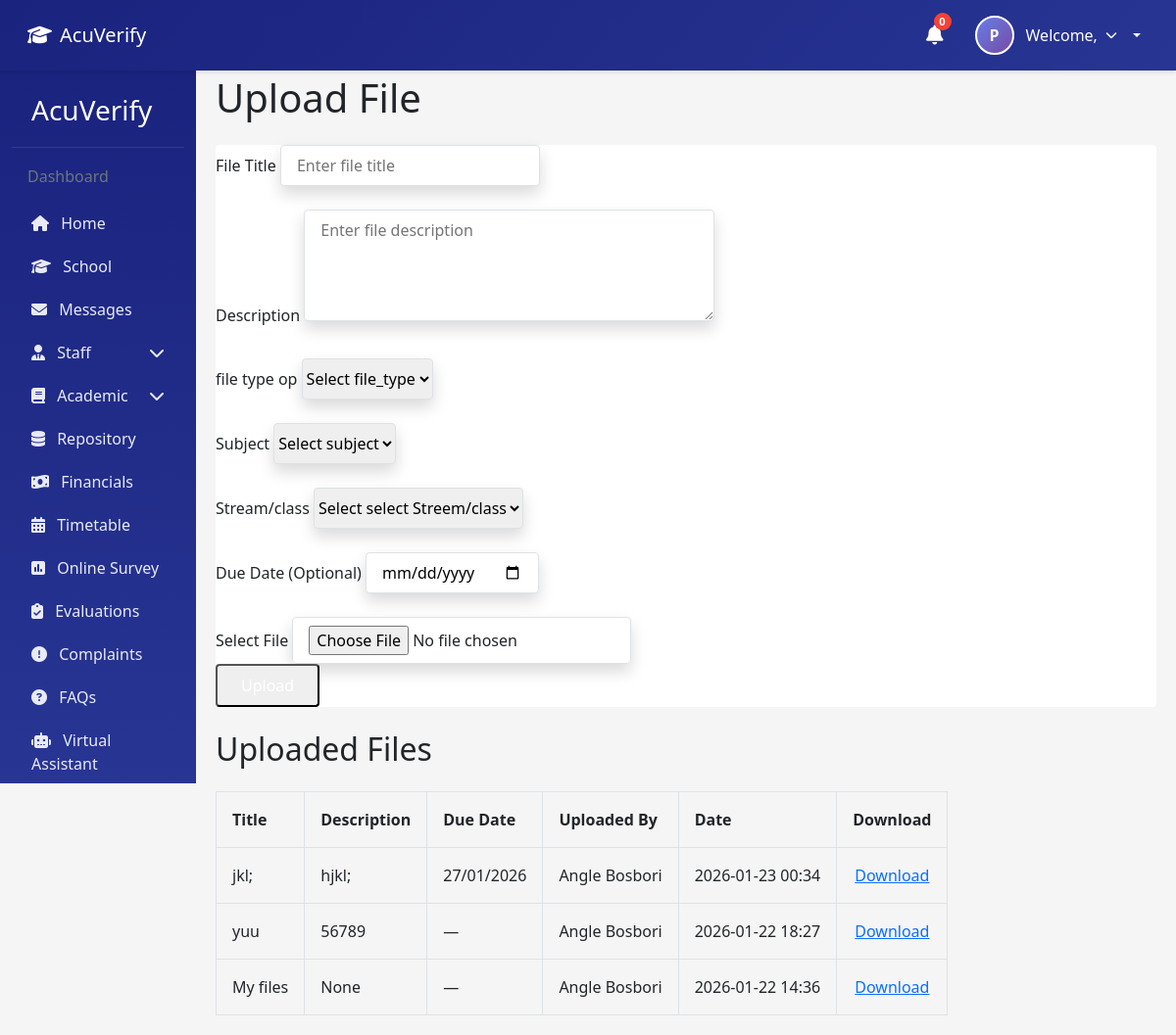
Page /my-upload/ (signed in) on the earlier database version.
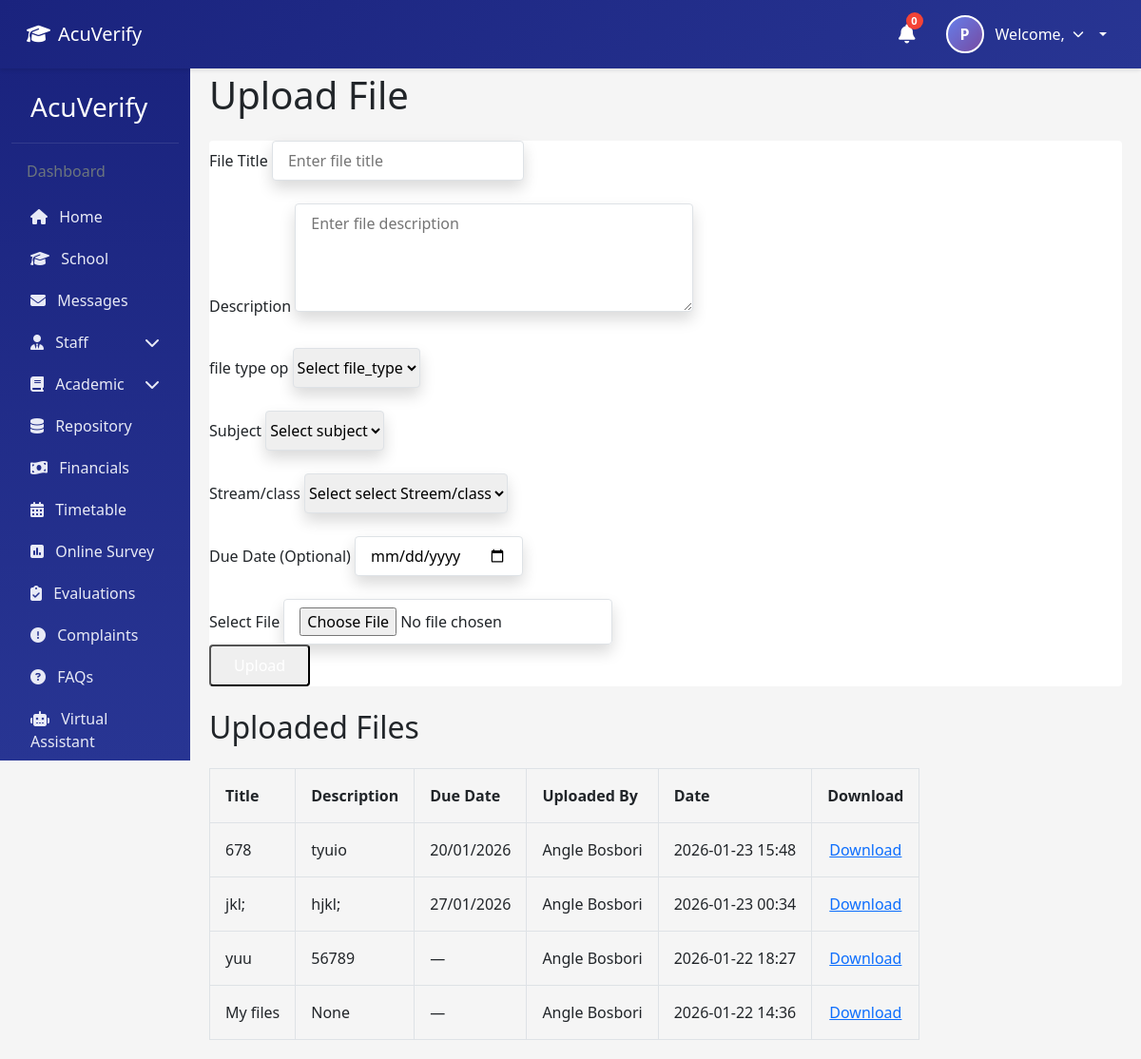
Same page on the later database version.
### AcuVerifyapp/models.py (models this page shows, shortened)
class MyUpload(models.Model):
    title = models.CharField(max_length=255)
    description = models.TextField(blank=True, null=True)
    file = models.FileField(upload_to='myuploaded/')
    due_date = models.DateTimeField(blank=True, null=True)
    uploaded_by = models.ForeignKey(Staff, on_delete=models.CASCADE, null=True, blank=True)
    uploaded_at = models.DateTimeField(auto_now_add=True)
    updated_at = models.DateTimeField(auto_now=True)
    class Meta:
        ordering = ['-uploaded_at']

class Staff(models.Model):
    GENDER_CHOICES = [
        ('M', 'Male'),
        ('F', 'Female'),
    ]
    id=models.AutoField(primary_key=True)
    fname=models.CharField(max_length=255)
    lname=models.CharField(max_length=255)
    email=models.EmailField(max_length=255, validators=[EmailValidator()])
    phone_number=models.CharField(max_length=20, blank=True, null=True)
    date_of_birth=models.DateField(null=True, blank=True)
    gender=models.CharField(max_length=1, choices=GENDER_CHOICES, blank=True, null=True)
    profile_pic=models.ImageField(upload_to='staff_profiles/', blank=True, null=True)
    address=models.TextField()
    subject_specialization=models.ManyToManyField('Subject', blank=True, related_name='specialist_staff')
    position=models.CharField(max_length=255)
    department=models.CharField(max_length=255)
    created_at=models.DateTimeField(auto_now_add=True)
    updated_at=models.DateTimeField(auto_now=True)
    objects = models.Manager()

### AcuVerifyapp/views.py (the view)
# urls.py: path('my-upload/', views.my_upload, name='my_upload'),
@login_required
def my_upload(request):
    try:
        staff = Staff.objects.get(email=request.user.email)
    except Staff.DoesNotExist:
        staff = None
    if request.method == 'POST':
        form = MyUploadForm(request.POST, request.FILES)
        if form.is_valid():
            upload = form.save(commit=False)
            upload.uploaded_by = staff
            upload.save()
            messages.success(request, f'File "{upload.title}" uploaded successfully!')
            return redirect('my_upload')
    else:
        form = MyUploadForm()
    uploads = MyUpload.objects.all()
    context = {
        'form': form,
        'uploads': uploads,
    }
    return render(request, 'my_upload.html', context)

### AcuVerifyapp/templates/my_upload.html (shortened to what this page needs)
{% extends "base.html" %}
{% load widget_tweaks %}
{% block content %}
    <div class="p-8 flex flex-col items-center">
        <h1 class="font-medium leading-tight text-4xl mt-0 mb-4 text-blue-600">Upload File</h1>
        <div class="w-full max-w-md">
            <form method="post" enctype="multipart/form-data" class="bg-white shadow-md rounded px-8 pt-6 pb-8 mb-4">
                <div class="mb-4">
                    <label class="block text-gray-700 text-sm font-bold mb-2" for="id_title">
                        File Title
                    </label>
                    {% render_field form.title class="shadow appearance-none border rounded w-full py-2 px-3 text-gray-700 leading-tight focus:outline-none focus:shadow-outline" %}
                </div>
                <div class="mb-4">
                    <label class="block text-gray-700 text-sm font-bold mb-2" for="id_description">
                        Description
                    </label>
                    {% render_field form.description class="shadow appearance-none border rounded w-full py-2 px-3 text-gray-700 leading-tight focus:outline-none focus:shadow-outline" %}
                </div>
                <div class="mb-4">
                    <lable class="block text-gray-700 text-sm font-bold mb-2" for="id_file_type">
                        file type op
                    </lable>
                    <select name="file_type" id="id_file_type" class="shadow appearance-none border rounded w-full py-2 text-gray-700 leading-tight focus:outline-none focus:shadow-outline">
                        <option value="">Select file_type</option>
                    </select>
                </div>
               <div class="mb-4">
                    <lable class="block text-gray-700 text-sm font-bold mb-2" for="id_file_type">
                        Subject
                    </lable>
                    <select name="file_type" id="id_file_type" class="shadow appearance-none border rounded w-full py-2 text-gray-700 leading-tight focus:outline-none focus:shadow-outline">
                        <option value="">Select subject</option>
                    </select>
                </div>
                 <div class="mb-4">
                    <lable class="block text-gray-700 text-sm font-bold mb-2" for="id_file_type">
                        Stream/class
                    </lable>
                    <select name="file_type" id="id_file_type" class="shadow appearance-none border rounded w-full py-2 text-gray-700 leading-tight focus:outline-none focus:shadow-outline">
                        <option value="">Select select Streem/class</option>
                    </select>
                </div>
                <div class="mb-4">
                    <label class="block text-gray-700 text-sm font-bold mb-2" for="id_due_date">
                        Due Date (Optional)
                    </label>
                    {% render_field form.due_date class="shadow appearance-none border rounded w-full py-2 px-3 text-gray-700 leading-tight focus:outline-none focus:shadow-outline" %}
                </div>
                <div class="mb-6">
                    <label class="block text-gray-700 text-sm font-bold mb-2" for="id_file">
                        Select File
                    </label>
                    {% render_field form.file class="shadow appearance-none border rounded w-full py-2 px-3 text-gray-700 leading-tight focus:outline-none focus:shadow-outline" %}
                </div>
                <div class="flex items-center justify-between">
                    <button class="bg-blue-500 hover:bg-blue-700 text-white font-bold py-2 px-4 rounded focus:outline-none focus:shadow-outline" type="submit">
                    </button>
                </div>
            </form>
        </div>
        {% if uploads %}
            <div class="w-full max-w-4xl mt-8">
                <h2 class="text-2xl font-bold mb-4">Uploaded Files</h2>
                <table class="w-full border-collapse border border-gray-300">
                    <thead>
                        <tr class="bg-gray-200">
                            <th class="border border-gray-300 p-3 text-left">Title</th>
                            <th class="border border-gray-300 p-3 text-left">Description</th>
                            <th class="border border-gray-300 p-3 text-left">Due Date</th>
                            <th class="border border-gray-300 p-3 text-left">Uploaded By</th>
                            <th class="border border-gray-300 p-3 text-left">Date</th>
                            <th class="border border-gray-300 p-3 text-center">Download</th>
                        </tr>
                    </thead>
                    <tbody>
                        {% for upload in uploads %}
                            <tr class="hover:bg-gray-100">
                                <td class="border border-gray-300 p-3">{{ upload.title }}</td>
                                <td class="border border-gray-300 p-3">{{ upload.description|truncatewords:10 }}</td>
                                <td class="border border-gray-300 p-3">
                                    {% if upload.due_date %}
                                        {{ upload.due_date|date:"d/m/Y" }}
                                    {% else %}
                                        —
                                    {% endif %}
                                </td>
                                <td class="border border-gray-300 p-3">
                                    {% if upload.uploaded_by %}
                                        {{ upload.uploaded_by.fname }} {{ upload.uploaded_by.lname }}
                                    {% else %}
                                        Anonymous
                                    {% endif %}
                                </td>
                                <td class="border border-gray-300 p-3">{{ upload.uploaded_at|date:"Y-m-d H:i" }}</td>
                                <td class="border border-gray-300 p-3 text-center">
                                    <a href="{{ upload.file.url }}" target="_blank" class="text-blue-600 hover:underline">Download</a>
                                </td>
                            </tr>
                        {% empty %}
                            <tr>
                                <td colspan="6" class="border border-gray-300 p-3 text-center text-gray-500">No files uploaded yet</td>
                            </tr>
                        {% endfor %}
                    </tbody>
                </table>
            </div>
        {% endif %}
    </div>
{% endblock %}

### AcuVerifyapp/templates/base.html (shortened to what this page needs)
<!DOCTYPE html>
<html lang="en">
<head>
    <link href="https://cdn.jsdelivr.net/npm/bootstrap@5.1.3/dist/css/bootstrap.min.css" rel="stylesheet">
    <link rel="stylesheet" href="https://cdnjs.cloudflare.com/ajax/libs/font-awesome/6.4.0/css/all.min.css">
</head>
<body>
    {% block navbar %}
    <nav class="navbar navbar-expand-lg navbar-custom">
        <div class="container-fluid">
            <div class="d-flex align-items-center">
                <a class="navbar-brand d-flex align-items-center" href="{% url 'home' %}">
                    <i class="fas fa-graduation-cap me-2"></i>
                    <span class="d-none d-sm-inline">AcuVerify</span>
                </a>
            </div>
            {% if user.is_authenticated %}
            <div class="user-info">
                <div class="notification-bell" title="Notifications">
                    <i class="fas fa-bell"></i>
                    <span class="notification-badge">0</span>
                </div>
                <div class="user-profile dropdown-toggle" data-bs-toggle="dropdown" aria-expanded="false">
                    {% if profile_pic_url %}
                    <div class="profile-picture" style="overflow:hidden;">
                        <img src="{{ profile_pic_url }}" alt="{{ user.username }}" style="width:100%;height:100%;object-fit:cover;display:block;" />
                    </div>
                    {% else %}
                    <div class="profile-picture">
                        {{ profile_initials }}
                    </div>
                    {% endif %}
                    <div class="user-name">
                        <span class="user-name-text">Welcome, {{ user.first_name }} {{ user.last_name }}</span>
                        <i class="fas fa-chevron-down dropdown-arrow"></i>
                    </div>
                </div>
            </div>
            {% endif %}
        </div>
    </nav>
    {% endblock %}
    <div class="container-fluid">
        <div class="row">
            {% if user.is_authenticated %}
            <div class="col-md-3 col-lg-2 sidebar" id="sidebar">
                <h3>AcuVerify</h3>
                <h6 class="px-3 mb-3 text-muted">Dashboard</h6>
                {% block sidebar %}
                <a href="{% url 'home' %}"><i class="fas fa-home me-2"></i> Home</a>
                <a href="#"><i class="fas fa-graduation-cap me-2"></i> School</a>
                <a href="#"><i class="fas fa-envelope me-2"></i> Messages</a>
                 {% if user.is_superuser %}
                 <a class="d-flex justify-content-between align-items-center" data-bs-toggle="collapse"
                     href="#staffSubmenu" role="button" aria-expanded="false" aria-controls="staffSubmenu">
                     <span><i class="fas fa-user-tie me-2"></i> Staff</span>
                     <i class="fas fa-chevron-down"></i>
                 </a>
                 {% endif %}
                <a class="d-flex justify-content-between align-items-center" data-bs-toggle="collapse"
                    href="#academicSubmenu" role="button" aria-expanded="false" aria-controls="academicSubmenu">
                    <span><i class="fas fa-book me-2"></i> Academic</span>
                    <i class="fas fa-chevron-down"></i>
                </a>
                <a href="#"><i class="fas fa-database me-2"></i> Repository</a>
                <a href="#"><i class="fas fa-money-bill-wave me-2"></i> Financials</a>
                <a href="#"><i class="fas fa-calendar-alt me-2"></i> Timetable</a>
                <a href="#"><i class="fas fa-poll me-2"></i> Online Survey</a>
                <a href="#"><i class="fas fa-clipboard-check me-2"></i> Evaluations</a>
                <a href="#"><i class="fas fa-exclamation-circle me-2"></i> Complaints</a>
                <a href="#"><i class="fas fa-question-circle me-2"></i> FAQs</a>
                <a href="#"><i class="fas fa-robot me-2"></i> Virtual Assistant</a>
                {% endblock %}
            </div>
            {% endif %}
            <div class="{% if user.is_authenticated %}col-md-9 col-lg-10{% else %}col-12{% endif %} main-content"
                id="mainContent">
                {% block content %}
                {% endblock %}
            </div>
        </div>
    </div>
</body>
</html>

### AcuVerifyapp/templates/base.html (style rules this page uses)
:root { --primary-color: #1a237e; --secondary-color: #283593; --accent-color: #3949ab; }
body { font-family: 'Segoe UI', Tahoma, Geneva, Verdana, sans-serif; background-color: #f5f5f5; padding-top: 56px; }
.sidebar { background: linear-gradient(180deg, var(--primary-color), var(--secondary-color)); min-height: calc(100vh - 56px); color: white; padding-top: 20px; position: sticky; top: 56px; height: calc(100vh - 56px); overflow-y: auto; transition: transform 0.3s ease-in-out; }
.sidebar a { color: #e8eaf6; text-decoration: none; display: block; padding: 10px 20px; transition: all 0.3s; }
.sidebar h3 { padding: 20px; border-bottom: 1px solid rgba(255, 255, 255, 0.1); margin-bottom: 20px; }
.main-content { padding: 20px; transition: margin-left 0.3s ease-in-out; }
.navbar-custom { background: linear-gradient(135deg, var(--primary-color), var(--secondary-color)); color: white; padding: 0.75rem 1rem; box-shadow: 0 2px 4px rgba(0, 0, 0, 0.1); position: fixed; top: 0; left: 0; right: 0; z-index: 1050; }
.navbar-custom .navbar-brand, .navbar-custom .nav-link { color: white; }
.user-info { display: flex; align-items: center; gap: 1rem; }
.notification-bell { position: relative; color: white; font-size: 1.25rem; padding: 0.5rem; cursor: pointer; }
.notification-badge { position: absolute; top: 0; right: 0; background-color: #f44336; color: white; border-radius: 50%; width: 18px; height: 18px; font-size: 0.7rem; display: flex; align-items: center; justify-content: center; font-weight: bold; }
.user-profile { display: flex; align-items: center; gap: 0.75rem; cursor: pointer; padding: 0.25rem 0.5rem; border-radius: 20px; transition: background-color 0.3s; }
.profile-picture { width: 40px; height: 40px; border-radius: 50%; background: linear-gradient(135deg, #667eea 0%, #764ba2 100%); display: flex; align-items: center; justify-content: center; color: white; font-weight: bold; border: 2px solid white; }
.user-name { display: flex; align-items: center; gap: 0.5rem; }
.user-name-text { font-weight: 500; }
.dropdown-arrow { font-size: 0.75rem; }

Differences in the rows shown:
added MyUpload: title "678", description "tyuio", due_date "20/01/2026", uploaded_by.fname "Angle", uploaded_by.lname "Bosbori", uploaded_at "2026-01-23 15:48"
